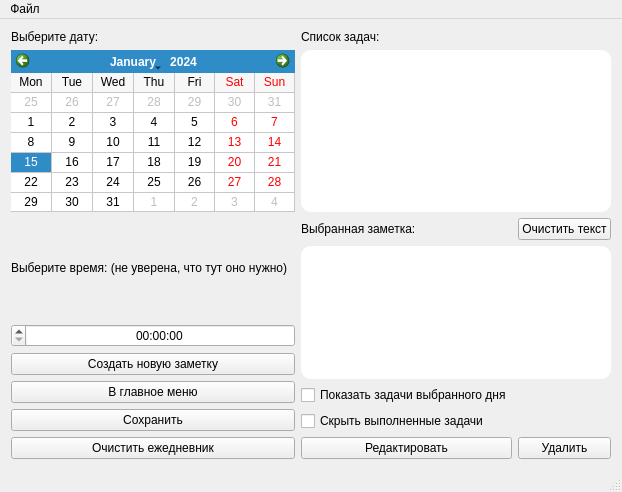
<?xml version="1.0" encoding="UTF-8"?>
<ui version="4.0">
 <class>Diary</class>
 <widget class="QMainWindow" name="Diary">
  <property name="geometry">
   <rect>
    <x>0</x>
    <y>0</y>
    <width>622</width>
    <height>492</height>
   </rect>
  </property>
  <property name="windowTitle">
   <string>Diary</string>
  </property>
  <widget class="QWidget" name="centralWidget">
   <property name="minimumSize">
    <size>
     <width>622</width>
     <height>433</height>
    </size>
   </property>
   <property name="mouseTracking">
    <bool>true</bool>
   </property>
   <layout class="QGridLayout" name="gridLayout_5">
    <item row="0" column="0">
     <layout class="QGridLayout" name="gridLayout_3">
      <item row="0" column="0">
       <widget class="QLabel" name="selectDate">
        <property name="text">
         <string>Выберите дату: </string>
        </property>
       </widget>
      </item>
      <item row="1" column="0">
       <widget class="QCalendarWidget" name="calendar">
        <property name="styleSheet">
         <string notr="true">selectedDay-front-color: red;</string>
        </property>
        <property name="minimumDate">
         <date>
          <year>1900</year>
          <month>1</month>
          <day>1</day>
         </date>
        </property>
        <property name="gridVisible">
         <bool>true</bool>
        </property>
        <property name="verticalHeaderFormat">
         <enum>QCalendarWidget::NoVerticalHeader</enum>
        </property>
       </widget>
      </item>
     </layout>
    </item>
    <item row="1" column="1" rowspan="2">
     <layout class="QGridLayout" name="gridLayout_4">
      <item row="7" column="1">
       <widget class="QPushButton" name="deleteButton">
        <property name="text">
         <string>Удалить</string>
        </property>
       </widget>
      </item>
      <item row="6" column="0">
       <widget class="QCheckBox" name="hideCompleted">
        <property name="text">
         <string>Скрыть выполненные задачи</string>
        </property>
       </widget>
      </item>
      <item row="2" column="0">
       <widget class="QLabel" name="note">
        <property name="text">
         <string>Выбранная заметка:</string>
        </property>
       </widget>
      </item>
      <item row="7" column="0">
       <widget class="QPushButton" name="editButton">
        <property name="text">
         <string>Редактировать</string>
        </property>
       </widget>
      </item>
      <item row="4" column="0" colspan="2">
       <widget class="QTextEdit" name="taskText">
        <property name="sizePolicy">
         <sizepolicy hsizetype="Expanding" vsizetype="Expanding">
          <horstretch>0</horstretch>
          <verstretch>0</verstretch>
         </sizepolicy>
        </property>
        <property name="styleSheet">
         <string notr="true">
border: 10 px solid rgb(200,244,99);
border-radius: 10px;
background-color: rgb(255,255,255)</string>
        </property>
        <property name="readOnly">
         <bool>true</bool>
        </property>
       </widget>
      </item>
      <item row="5" column="0">
       <widget class="QCheckBox" name="todayTasks">
        <property name="text">
         <string>Показать задачи выбранного дня</string>
        </property>
       </widget>
      </item>
      <item row="2" column="1">
       <widget class="QPushButton" name="clearTextButton">
        <property name="text">
         <string>Очистить текст</string>
        </property>
       </widget>
      </item>
     </layout>
    </item>
    <item row="0" column="1">
     <layout class="QGridLayout" name="gridLayout">
      <item row="1" column="0">
       <widget class="QListWidget" name="taskList">
        <property name="sizePolicy">
         <sizepolicy hsizetype="Expanding" vsizetype="Expanding">
          <horstretch>0</horstretch>
          <verstretch>0</verstretch>
         </sizepolicy>
        </property>
        <property name="styleSheet">
         <string notr="true">
border: 10 px solid rgb(200,244,99);
border-radius: 10px;
background-color: rgb(255,255,255)</string>
        </property>
       </widget>
      </item>
      <item row="0" column="0">
       <widget class="QLabel" name="tasks">
        <property name="text">
         <string>Список задач:</string>
        </property>
       </widget>
      </item>
     </layout>
    </item>
    <item row="1" column="0" rowspan="2">
     <layout class="QGridLayout" name="gridLayout_2">
      <item row="0" column="0">
       <layout class="QVBoxLayout" name="verticalLayout_2">
        <item>
         <widget class="QLabel" name="selectTime">
          <property name="sizePolicy">
           <sizepolicy hsizetype="Preferred" vsizetype="Preferred">
            <horstretch>0</horstretch>
            <verstretch>0</verstretch>
           </sizepolicy>
          </property>
          <property name="text">
           <string>Выберите время: (не уверена, что тут оно нужно)</string>
          </property>
         </widget>
        </item>
        <item>
         <widget class="QTimeEdit" name="timeEdit">
          <property name="enabled">
           <bool>true</bool>
          </property>
          <property name="sizePolicy">
           <sizepolicy hsizetype="Preferred" vsizetype="Fixed">
            <horstretch>0</horstretch>
            <verstretch>0</verstretch>
           </sizepolicy>
          </property>
          <property name="focusPolicy">
           <enum>Qt::WheelFocus</enum>
          </property>
          <property name="layoutDirection">
           <enum>Qt::RightToLeft</enum>
          </property>
          <property name="wrapping">
           <bool>false</bool>
          </property>
          <property name="frame">
           <bool>true</bool>
          </property>
          <property name="alignment">
           <set>Qt::AlignCenter</set>
          </property>
          <property name="readOnly">
           <bool>false</bool>
          </property>
          <property name="buttonSymbols">
           <enum>QAbstractSpinBox::UpDownArrows</enum>
          </property>
          <property name="accelerated">
           <bool>false</bool>
          </property>
          <property name="displayFormat">
           <string/>
          </property>
         </widget>
        </item>
       </layout>
      </item>
      <item row="4" column="0">
       <widget class="QPushButton" name="saveButton">
        <property name="text">
         <string>Сохранить</string>
        </property>
       </widget>
      </item>
      <item row="1" column="0">
       <widget class="QPushButton" name="newNoteButton">
        <property name="text">
         <string>Создать новую заметку</string>
        </property>
       </widget>
      </item>
      <item row="2" column="0">
       <widget class="QPushButton" name="menuButton">
        <property name="text">
         <string>В главное меню</string>
        </property>
       </widget>
      </item>
      <item row="5" column="0">
       <widget class="QPushButton" name="clearTasksButton">
        <property name="text">
         <string>Очистить ежедневник</string>
        </property>
       </widget>
      </item>
     </layout>
    </item>
   </layout>
  </widget>
  <widget class="QMenuBar" name="menuBar">
   <property name="geometry">
    <rect>
     <x>0</x>
     <y>0</y>
     <width>622</width>
     <height>20</height>
    </rect>
   </property>
   <widget class="QMenu" name="menu">
    <property name="title">
     <string>Файл</string>
    </property>
    <addaction name="instruction"/>
    <addaction name="action_2"/>
    <addaction name="exit"/>
   </widget>
   <addaction name="menu"/>
  </widget>
  <widget class="QStatusBar" name="statusBar"/>
  <action name="instruction">
   <property name="text">
    <string>Инструкция</string>
   </property>
  </action>
  <action name="exit">
   <property name="text">
    <string>Выйти из программы</string>
   </property>
  </action>
  <action name="action">
   <property name="text">
    <string>Сохранить как...</string>
   </property>
  </action>
  <action name="action_2">
   <property name="text">
    <string>Сохранить как...</string>
   </property>
  </action>
 </widget>
 <layoutdefault spacing="6" margin="11"/>
 <tabstops>
  <tabstop>timeEdit</tabstop>
  <tabstop>editButton</tabstop>
  <tabstop>deleteButton</tabstop>
  <tabstop>hideCompleted</tabstop>
  <tabstop>todayTasks</tabstop>
 </tabstops>
 <resources/>
 <connections/>
</ui>
